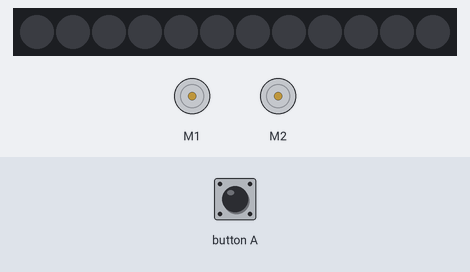
The program below on a simulated BBC micro:bit (MakeCode). Parts: 12 RGB LEDs in strip order, left to right, 2 × DC motor (green arrow = forward, orange = backward, longer = faster). The test bench sets the inputs (shaded band). Dim RGB values are drawn brighter than linear.

Above: at 1.2 s.
1.3 s: button A pressed for 0.15 s
At 1.8 s:
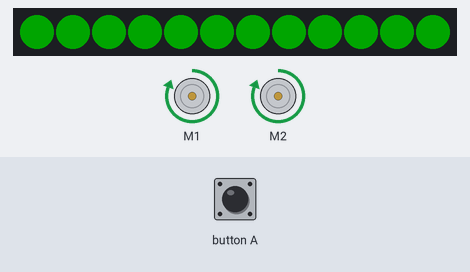
At 4.2 s:
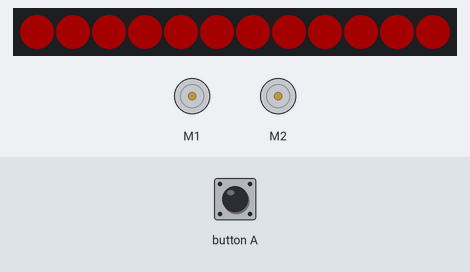
Timing chart, 0 to 5.7 s (numbered marks = the images above; inputs shaded):
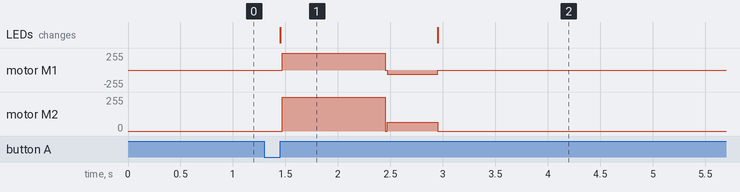

Measured:
- after the input at 1.3 s, motor M1: stopped → forward 255/255 after 0.17 s, → backward 64/255 0.98 s later, → stopped 0.50 s later; motor M2: stopped → forward 255/255 after 0.17 s, → forward 64/255 0.98 s later, → stopped 0.50 s later; the LEDs: change after 0.15 s (image 1)
- what the display in image 1 shows lasts 1.5 s, from 1.5 s to 3.0 s

The program:

main.ts
```typescript
// Når du trykker knapp A på micro:bit så gjennomføres denne koden.
input.onButtonPressed(Button.A, function () {
    // Alle de 12 LED-lysene på bit:bot skrus på med grønn farge
    bitbot.setLedColor(0x00FF00)
    // bit:bot kjører fremover med 100% fart (så fort som motorene kan gå) i 1000 millisekunder og stopper før den går videre i programmet.
    bitbot.goms(BBDirection.Forward, 100, 1000)
    // bit:bot snur til venstre ved å kjøre venstre hjul bakover og høyre hjul fremover med fart 25%. Dette gjøres i 500 millisekunder før motorene stopper.
    //
    bitbot.rotatems(BBRobotDirection.Left, 25, 500)
    bitbot.setLedColor(0xFF0000)
})
basic.forever(function () {

})
```

test.ts
```typescript
// testene settes inn her; disse vil ikke kompilert så lenge denne pakken blir brukt som en utvidelse.
```
